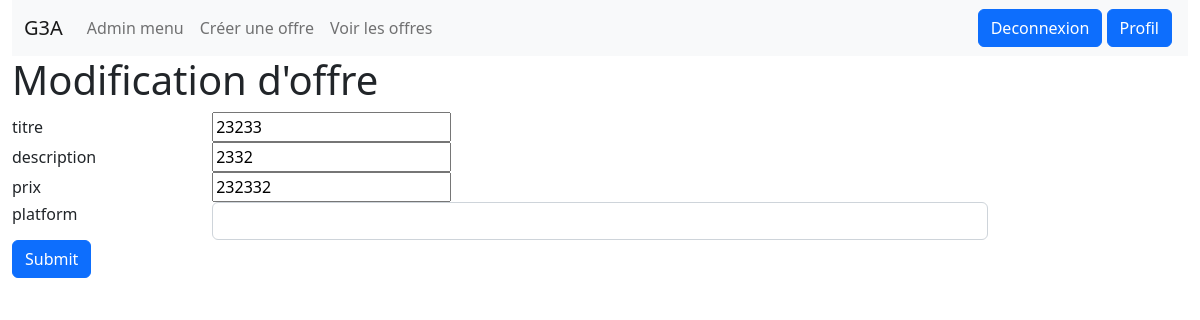
Screenshot of /Site/annonce_modif.php?id=17 (signed in) with the database file from the repository.
### tables this page shows
CREATE TABLE `utilisateur` (
  `id_uti` int NOT NULL,
  `mail_uti` varchar(255) NOT NULL,
  `pseudo_uti` varchar(255) NOT NULL,
  `password_uti` varchar(255) NOT NULL,
  `id_role` int NOT NULL
);

CREATE TABLE `annonce` (
  `id_offre` int NOT NULL,
  `titre_offre` varchar(255) NOT NULL,
  `des_offre` varchar(255) NOT NULL,
  `prix_offre` int NOT NULL,
  `id_attr` int NOT NULL,
  `id_jeu` int NOT NULL,
  `id_uti` int NOT NULL
);

### Site/annonce_modif.php (the view, shortened to what this page needs)
<?php
    require_once('header.php');
    require_once('navbar.php');
    $annoncesObj = $bdd->prepare('SELECT u.pseudo_uti as pseudo_uti, u.id_uti as id_uti, a.id_offre as id_offre, a.id_jeu as id_jeu, a.titre_offre as titre_offre, a.des_offre as des_offre, a.prix_offre as prix_offre,
    att.id_attr as id_attr, att.eb_attr as eb_attr, att.rp_attr as rp_attr, att.kamas_attr as kamas_attr, att.id_serveur as id_serveur, att.id_plat as id_plat,
    s.nom_serveur as nom_serveur, p.nom_plat as nom_plat FROM utilisateur u
    LEFT JOIN annonce a on u.id_uti = a.id_uti LEFT JOIN attribut att on a.id_attr=att.id_attr LEFT JOIN serveur s on att.id_serveur=s.id_serveur LEFT JOIN platform p
    on att.id_plat=p.id_plat WHERE a.id_offre = ?');
    $annoncesObj->execute([$_GET['id']]);
    $annonce = $annoncesObj->fetch();
        ?>
            <h1>Modification d'offre</h1>
            <form action="" method="POST">
                <div>
                    <label for="" class="col-md-2">titre</label>
                    <input type="text" value="<?= $annonce['titre_offre'] ?>" name="titre" required>
                </div>
                <div>
                    <label for="" class="col-md-2">description</label>
                    <input type="text" value="<?= $annonce['des_offre'] ?>" name="descr" required>
                </div>
                <div>
                    <label for="" class="col-md-2">prix</label>
                    <input type="number" value="<?= $annonce['prix_offre'] ?>" name="prix" required>
                </div>
                <?php
                if($annonce['id_jeu']==2){
                $platRq = $bdd->query('SELECT * FROM platform ORDER BY nom_plat');
                $plat = $platRq->fetchAll();
                ?>
                <div class="row">
                    <div class="col-md-2">
                        <label>platform</label>
                    </div>
                    <div class="col-md-8">
                        <select name="plat" id="" class="form-control">
                            <option value="<?= $annonce['id_plat'] ?>" selected></option>
                            <?php
                            foreach ($plat as $pla) {
                                ?>
                                <option value="<?= $pla['id_plat'] ?>"><?= $pla['nom_plat'] ?></option>
                                <?php
                            }
                            ?>
                        </select>
                    </div>
                </div>
                <?php
                }
                ?>
                <input method="post" type="submit" class="btn btn-primary">
                </form>
<?php
require_once('footer.php');
?>

### rows the page displays
utilisateur: titre "23233", descr "2332", prix "232332"
